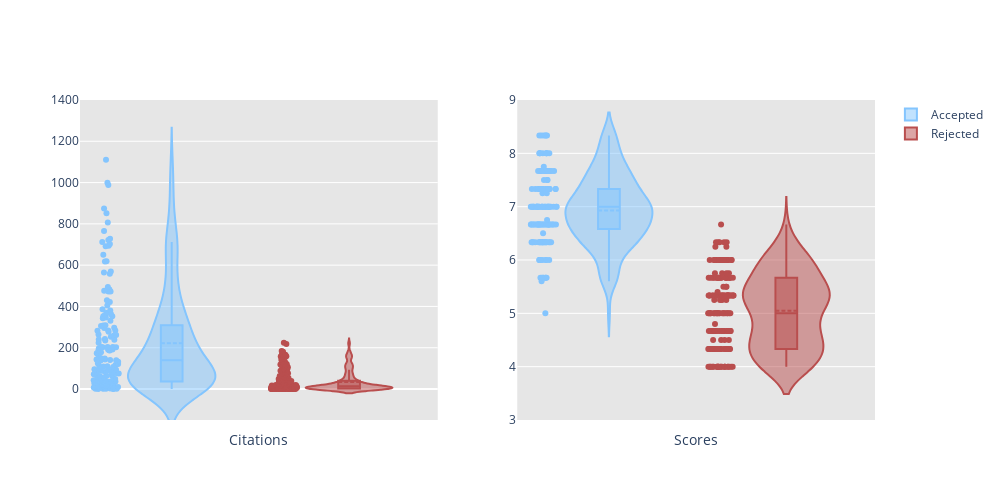

Source (notebook cell):
### Code cell
fig = make_subplots(rows=1, cols=2)

# do not show tick
fig.update_xaxes(showticklabels=False)
trace1 = go.Violin(y=accepted_norm.scores,name = 'Accepted' ,box_visible=True, meanline_visible=True, points= 'all', marker=dict(color='#84c5fe'))
trace2 = go.Violin(y=rejected_norm.scores,name= 'Rejected' ,box_visible=True, meanline_visible=True,  points= 'all',marker=dict(color='#b94e4e'))


trace5 = go.Violin(y=accepted_norm.citation, box_visible=True, meanline_visible=True, points= 'all', marker=dict(color='#84c5fe'),showlegend= False,)
trace6 = go.Violin(y=rejected_norm.citation, box_visible=True, meanline_visible=True,  points= 'all',marker=dict(color='#b94e4e'),showlegend= False)

fig.add_trace(trace5, row=1, col=1)
fig.add_trace(trace6, row=1, col=1)
fig.add_trace(trace1, row=1, col=2)
fig.add_trace(trace2, row=1, col=2)

#give title to col 1 by using x axis

fig.update_xaxes(title_text="Citations", row=1, col=1)

fig.update_xaxes(title_text="Scores", row=1, col=2)


#increase numbers in y axis for violin plot

fig['layout']['yaxis'].update(range=[-150, 1400])

fig['layout']['yaxis2'].update(range=[3, 9])
# make plot taller
fig['layout'].update(height=500, width=1000)

# make background gray
fig['layout'].update(plot_bgcolor='rgb(230, 230,230)')


#export pdf using pio
import plotly.io as pio
pio.write_image(fig, 'figures/violin.pdf', format='pdf', width=1000, height=500)

fig.show()

### Figure 1 — Plotly figure (JSON) as saved in the notebook; plotly's stock layout.template omitted (floating-point values rounded to 4 significant figures; data arrays with more than 128 entries replaced by an {"elided": "..."} marker saying what was removed)
{"data": [{"box": {"visible": true}, "marker": {"color": "#84c5fe"}, "meanline": {"visible": true}, "points": "all", "showlegend": false, "type": "violin", "xaxis": "x", "y": {"elided": "152 int values"}, "yaxis": "y"}, {"box": {"visible": true}, "marker": {"color": "#b94e4e"}, "meanline": {"visible": true}, "points": "all", "showlegend": false, "type": "violin", "xaxis": "x", "y": {"elided": "184 int values"}, "yaxis": "y"}, {"box": {"visible": true}, "marker": {"color": "#84c5fe"}, "meanline": {"visible": true}, "name": "Accepted", "points": "all", "type": "violin", "xaxis": "x2", "y": {"elided": "152 float values"}, "yaxis": "y2"}, {"box": {"visible": true}, "marker": {"color": "#b94e4e"}, "meanline": {"visible": true}, "name": "Rejected", "points": "all", "type": "violin", "xaxis": "x2", "y": {"elided": "184 float values"}, "yaxis": "y2"}], "layout": {"height": 500, "plot_bgcolor": "rgb(230, 230,230)", "width": 1000, "xaxis": {"anchor": "y", "domain": [0, 0.45], "showticklabels": false, "title": {"text": "Citations"}}, "xaxis2": {"anchor": "y2", "domain": [0.55, 1], "showticklabels": false, "title": {"text": "Scores"}}, "yaxis": {"anchor": "x", "domain": [0, 1], "range": [-150, 1400]}, "yaxis2": {"anchor": "x2", "domain": [0, 1], "range": [3, 9]}}}
